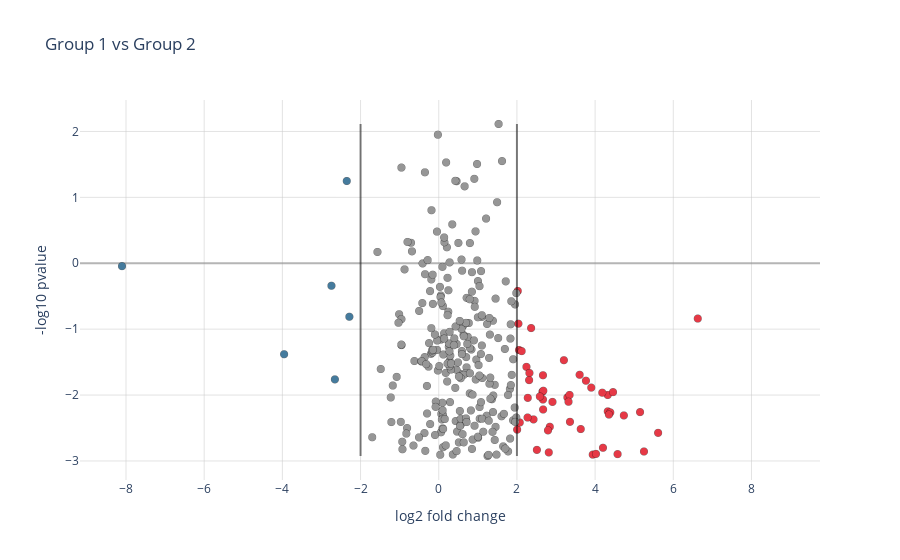

The cell this chart's notebook holds for it:
### Markdown cell above
## Ory7 vs dprtT

### Code cell
plot_volcano(foldchanges_ory7_mm_vs_dprtT, transformed_pvals_ory7_mm_vs_dprtT, acc_numbers)

### Figure 1 — Plotly figure (JSON) as saved in the notebook; plotly's stock layout.template omitted (floating-point values rounded to 4 significant figures; data arrays with more than 128 entries replaced by an {"elided": "..."} marker saying what was removed)
{"data": [{"hoverinfo": "text+x+y", "hovertemplate": "<b>%{text}</b><br>%{xaxis.title.text}: %{x}<br>%{yaxis.title.text}: %{y}", "marker": {"color": {"elided": "866 str values"}, "line": {"color": "rgba(0, 0, 0, 0.5)", "width": 0.5}, "size": 8}, "mode": "markers", "text": {"elided": "866 str values"}, "type": "scattergl", "x": {"elided": "866 float values"}, "y": {"elided": "866 float values"}}], "layout": {"hoverlabel": {"bgcolor": "white", "font": {"family": "Rockwell", "size": 13}}, "legend": {"title": {"text": "Significance"}, "x": 0.01, "xanchor": "left", "y": 0.99, "yanchor": "top"}, "paper_bgcolor": "white", "plot_bgcolor": "white", "shapes": [{"line": {"color": "rgba(0, 0, 0, 0.5)", "width": 2}, "type": "line", "x0": -2, "x1": -2, "y0": -2.925, "y1": 2.113}, {"line": {"color": "rgba(0, 0, 0, 0.5)", "width": 2}, "type": "line", "x0": 2, "x1": 2, "y0": -2.925, "y1": 2.113}], "title": {"text": "Group 1 vs Group 2"}, "xaxis": {"gridcolor": "rgba(200,200,200,0.5)", "showgrid": true, "tickfont": {"size": 12}, "title": {"font": {"size": 14}, "text": "log2 fold change"}, "zeroline": false}, "yaxis": {"gridcolor": "rgba(200,200,200,0.5)", "showgrid": true, "tickfont": {"size": 12}, "title": {"font": {"size": 14}, "text": "-log10 pvalue"}, "zerolinecolor": "rgba(150,150,150,0.7)"}}}
